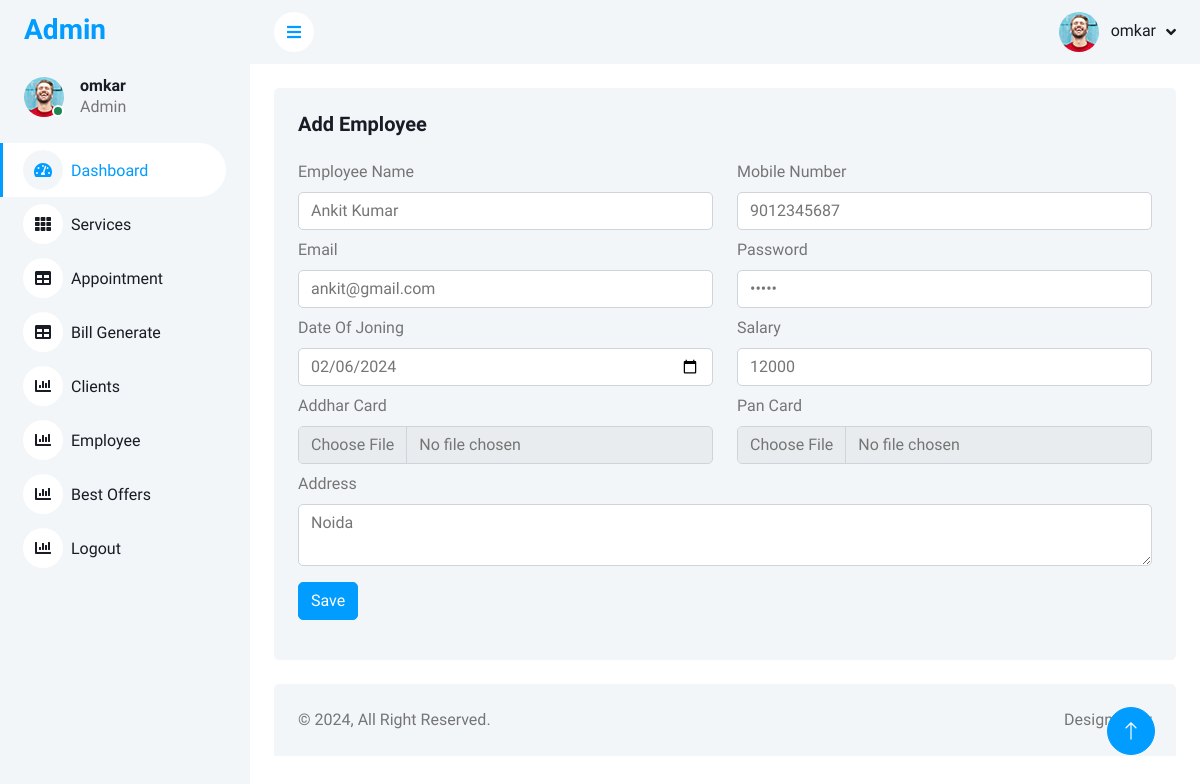
Page /admin/edit-employee.php?empid=5 (signed in) on the committed database.
### tables this page shows
CREATE TABLE `sal_employee` (
  `id` int(10) NOT NULL,
  `name` varchar(255) NOT NULL,
  `email` varchar(255) NOT NULL,
  `password` varchar(255) NOT NULL,
  `mobile` varchar(255) NOT NULL,
  `doj` varchar(255) NOT NULL,
  `salary` varchar(255) NOT NULL,
  `address` varchar(500) NOT NULL,
  `addhar` varchar(255) NOT NULL,
  `pan` varchar(255) NOT NULL,
  `branch` varchar(255) NOT NULL,
  `status` enum('0','1') NOT NULL
);

### admin/edit-employee.php (the view, shortened to what this page needs)
<?php
include("../admin/db.php");
if(isset($_GET['empid']))
{
    $empid = $_GET['empid'];
    $res = $conn->query("SELECT * FROM `sal_employee` WHERE `id` = '$empid' ");
    while($row = $res->fetch_assoc())
    {
        $s1 = $row['name'];
        $s2 = $row['email'];
        $s3 = $row['mobile'];
        $s4 = $row['doj'];
        $s5 = $row['salary'];
        $s6 = $row['address'];
        $s9 = $row['password'];
    }
}
?>
<?php include("header.php");?>
<body>
    <div class="container-xxl position-relative bg-white d-flex p-0">
            <?php include("siderbar.php");?>
        <div class="content">
                <?php include("nav.php");?>
            <div class="container-fluid pt-4 px-4">
                <div class="row g-4">
                    <div class="col-sm-12 col-xl-12">
                        <div class="bg-light rounded h-100 p-4">
                            <h5 class="mb-4">Add Employee</h5>
                            <form method="post" action="#" enctype="multipart/form-data">
                                <div class="row">
                                    <div class="col-md-6 col-12">
                                        <label class="form-label">Employee Name</label>
                                        <input type="text" class="form-control" value="<?=$s1?>" name="empname" required>
                                    </div>
                                    <div class="col-md-6 col-12">
                                        <label class="form-label">Mobile Number</label>
                                        <input type="number" class="form-control" value="<?=$s3?>" name="mobile" maxlength="10" required>
                                    </div>
                                </div>
                                <div class="row mt-2">
                                    <div class="col-md-6 col-12">
                                        <label class="form-label">Email</label>
                                        <input type="email" class="form-control" value="<?=$s2?>" name="email" required>
                                    </div>
                                    <div class="col-md-6 col-12">
                                        <label class="form-label">Password</label>
                                        <input type="password" class="form-control" value="<?=$s9?>" name="password" required>
                                    </div>
                                </div>
                                <div class="row mt-2">
                                    <div class="col-md-6 col-12">
                                        <label class="form-label">Date Of Joning</label>
                                        <input type="date" class="form-control" value="<?=$s4?>" name="doj" required>
                                    </div>
                                    <div class="col-md-6 col-12">
                                        <label class="form-label">Salary</label>
                                        <input type="number" class="form-control" value="<?=$s5?>" name="salary" required>
                                    </div>
                                </div>
                                <div class="row mt-2">
                                    <div class="col-md-6 col-12">
                                        <label class="form-label">Addhar Card</label>
                                        <input type="file" class="form-control" name="adharcard" accept=".pdf" required>
                                    </div>
                                    <div class="col-md-6 col-12">
                                        <label class="form-label">Pan Card</label>
                                        <input type="file" class="form-control" name="pancard" accept=".pdf" required>
                                    </div>
                                </div>
                                <div class="mb-3 mt-2">
                                    <label class="form-label">Address</label>
                                    <textarea class="form-control" name="address" required><?=$s6?></textarea>
                                </div>
                                <button type="submit" name="admin" class="btn btn-primary">Save</button>
                            </form>
                        </div>
                    </div>
                </div>
            </div>
                <?php include("footer.php");?>
        </div>
    </div>
</body>

### admin/siderbar.php
<?php
$res = $conn->query("SELECT * FROM `admin` WHERE `email` = '" . $_SESSION['username'] . "'");
while ($row = $res->fetch_assoc()) {
    $name = $row["name"];
}
?>
    <div class="sidebar pe-4 pb-3">
        <nav class="navbar bg-light navbar-light">
            <a href="index.php" class="navbar-brand mx-4 mb-3">
                <h3 class="text-primary"></i>Admin</h3>
            </a>
            <div class="d-flex align-items-center ms-4 mb-4">
                <div class="position-relative">
                    <img class="rounded-circle" src="img/user.jpg" alt="" style="width: 40px; height: 40px;">
                    <div class="bg-success rounded-circle border border-2 border-white position-absolute end-0 bottom-0 p-1"></div>
                </div>
                <div class="ms-3">
                    <h6 class="mb-0"><?=$name?></h6>
                    <span>Admin</span>
                </div>
            </div>
            <div class="navbar-nav w-100">
                <a href="index.php" class="nav-item nav-link active"><i class="fa fa-tachometer-alt me-2"></i>Dashboard</a>
                <a href="services.php" class="nav-item nav-link"><i class="fa fa-th me-2"></i>Services</a>
                <a href="appointment.php" class="nav-item nav-link"><i class="fa fa-table me-2"></i>Appointment</a>
                <a href="bill-generate.php" class="nav-item nav-link"><i class="fa fa-table me-2"></i>Bill Generate</a>
                <a href="clients.php" class="nav-item nav-link"><i class="fa fa-chart-bar me-2"></i>Clients</a>
                <a href="employee.php" class="nav-item nav-link"><i class="fa fa-chart-bar me-2"></i>Employee</a>
                <a href="best-offers.php" class="nav-item nav-link"><i class="fa fa-chart-bar me-2"></i>Best Offers</a>
                <a href="logout.php" class="nav-item nav-link"><i class="fa fa-chart-bar me-2"></i>Logout</a>
            </div>
        </nav>
    </div>

### admin/nav.php (shortened to what this page needs)
<?php
$res = $conn->query("SELECT * FROM `admin` WHERE `email` = '" . $_SESSION['username'] . "'");
while ($row = $res->fetch_assoc()) {
    $name = $row["name"];
}
?>
<nav class="navbar navbar-expand bg-light navbar-light sticky-top px-4 py-0">
    <a href="#" class="sidebar-toggler flex-shrink-0">
        <i class="fa fa-bars"></i>
    </a>
    <div class="navbar-nav align-items-center ms-auto">
        <div class="nav-item dropdown">
            <a href="#" class="nav-link dropdown-toggle" data-bs-toggle="dropdown">
                <img class="rounded-circle me-lg-2" src="img/user.jpg" alt="" style="width: 40px; height: 40px;">
                <span class="d-none d-lg-inline-flex"><?=$name?></span>
            </a>
        </div>
    </div>
</nav>

### admin/css/style.css (style rules this page uses)
.btn { transition: .5s; }
.btn.btn-primary { color: #FFFFFF; }
.sidebar { position: fixed; top: 0; left: 0; bottom: 0; width: 250px; height: 100vh; overflow-y: auto; background: var(--light); transition: 0.5s; z-index: 999; }
.content { margin-left: 250px; min-height: 100vh; background: #FFFFFF; transition: 0.5s; }
@media (min-width: 992px) { .sidebar { margin-left: 0; } }
@media (min-width: 992px) { .content { width: calc(100% - 250px); } }
.sidebar .navbar .navbar-nav .nav-link { padding: 7px 20px; color: var(--dark); font-weight: 500; border-left: 3px solid var(--light); border-radius: 0 30px 30px 0; outline: none; }
.sidebar .navbar .navbar-nav .nav-link:hover, .sidebar .navbar .navbar-nav .nav-link.active { color: var(--primary); background: #FFFFFF; border-color: var(--primary); }
.sidebar .navbar .navbar-nav .nav-link i { width: 40px; height: 40px; display: inline-flex; align-items: center; justify-content: center; background: #FFFFFF; border-radius: 40px; }
.sidebar .navbar .navbar-nav .nav-link:hover i, .sidebar .navbar .navbar-nav .nav-link.active i { background: var(--light); }
.content .navbar .navbar-nav .nav-link { margin-left: 25px; padding: 12px 0; color: var(--dark); outline: none; }
.content .navbar .sidebar-toggler, .content .navbar .navbar-nav .nav-link i { width: 40px; height: 40px; display: inline-flex; align-items: center; justify-content: center; background: #FFFFFF; border-radius: 40px; }
.content .navbar .dropdown-toggle::after { margin-left: 6px; vertical-align: middle; border: none; content: "\f107"; font-family: "Font Awesome 5 Free"; font-weight: 900; transition: .5s; }

### rows in the picture
sal_employee: empname "Ankit Kumar", mobile "9012345687", email "ankit@gmail.com", doj "02/06/2024", salary "12000", address "Noida"

### other values in the picture
$name "omkar"
